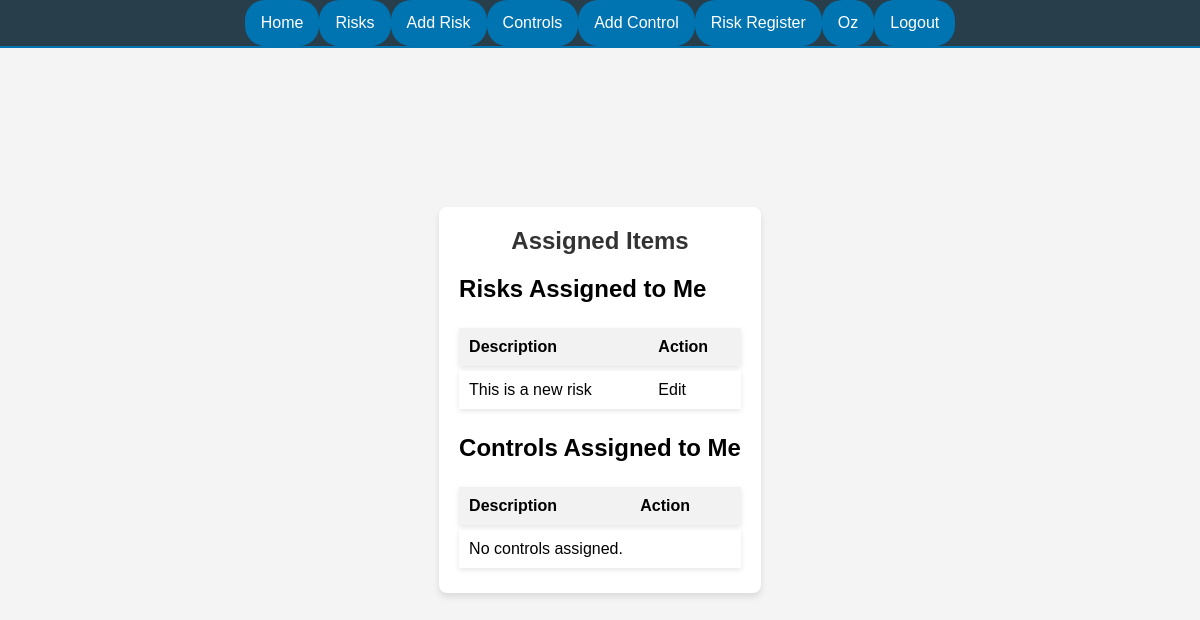
The app's page /assigned-items/ (signed in), older data.
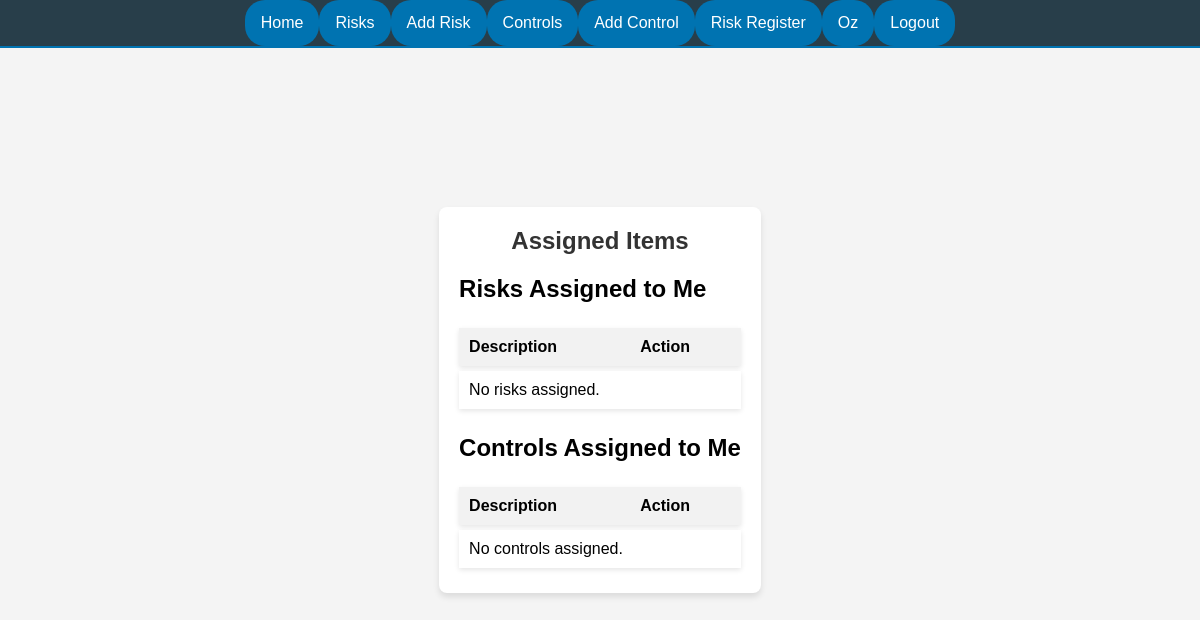
The same page, newer data.
### prudence/models.py (models this page shows, shortened)
class Risk(models.Model):
    description = models.TextField()
    inherent_probability = models.IntegerField(choices=PROBABILITY_CHOICES)
    inherent_impact = models.IntegerField(choices=IMPACT_CHOICES)
    inherent_risk_rating = models.DecimalField(
        max_digits=5, decimal_places=2, null=True, blank=True)
    controls = models.ManyToManyField(Control, blank=True)
    residual_impact = models.IntegerField(
        choices=IMPACT_CHOICES, null=True, blank=True)
    residual_probability = models.IntegerField(
        choices=PROBABILITY_CHOICES, null=True, blank=True)
    residual_risk_rating = models.DecimalField(
        max_digits=5, decimal_places=2, null=True, blank=True)
    risk_owner = models.ForeignKey(
        User, related_name='risks_owned', on_delete=models.SET_NULL, null=True)
    last_assessed = models.DateField(auto_now=True)

### prudence/views.py (the view)
# urls.py: path('assigned-items/', views.assigned_items, name='assigned_items'),
def assigned_items(request):
    assigned_risks = Risk.objects.filter(risk_owner=request.user)
    assigned_controls = Control.objects.filter(owner=request.user)
    assigned_actions = Action.objects.filter(owner=request.user)
    context = {
        'risks': assigned_risks,
        'controls': assigned_controls,
        'actions': assigned_actions
    }
    return render(request, 'assigned_items.html', context)

### templates/assigned_items.html (shortened to what this page needs)
{% extends 'base.html' %}
{% block content %}
<div class="container">
    <h1>Assigned Items</h1>
    <section>
        <h2>Risks Assigned to Me</h2>
        <table class="risk-table">
            <thead>
                <tr>
                    <th>Description</th>
                    <th>Action</th>
                </tr>
            </thead>
            <tbody>
                {% for risk in risks %}
                <tr onclick="window.location='{% url 'edit_risk' risk.id %}';" style="cursor: pointer;">
                    <td>{{ risk.description }}</td>
                    <td>Edit</td>
                </tr>
                {% empty %}
                <tr><td colspan="2">No risks assigned.</td></tr>
                {% endfor %}
            </tbody>
        </table>
    </section>
    <section>
        <h2>Controls Assigned to Me</h2>
        <table class="risk-table">
            <thead>
                <tr>
                    <th>Description</th>
                    <th>Action</th>
                </tr>
            </thead>
            <tbody>
                {% for control in controls %}
                <tr onclick="window.location='{% url 'edit_control' control.id %}';" style="cursor: pointer;">
                    <td>{{ control.description }}</td>
                    <td>Edit</td>
                </tr>
                {% empty %}
                <tr><td colspan="2">No controls assigned.</td></tr>
                {% endfor %}
            </tbody>
        </table>
    </section>
</div>
{% endblock %}

Row changes from the older to the newer data that the page shows:
removed Risk: description "This is a new risk"
Text that changed along with them:
text now shown: "No risks assigned."
